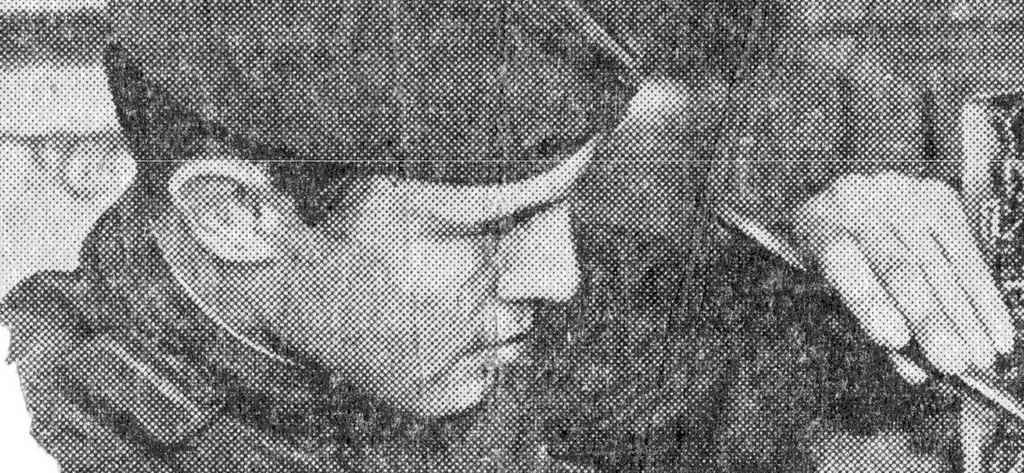
#> input picture Assignment/Tugas/Tugas 3 - Denoising Image/soldier.jpeg, 1024 x 473 px
$ jupyter execute --allow-errors Tugas3.ipynb   (shell and % lines are left out)
#> lines starting #> are read from the running program, lines starting #| are printed output that depends on the picture
[cell 1]
import imageio
import numpy as np
import matplotlib.pyplot as plt
from scipy import fftpack
from matplotlib.colors import LogNorm

[cell 2]
# Citra asli
img = imageio.imread('soldier.jpeg', as_gray=True).astype('float64')/255
#> img: shape (473, 1024) float64; min 0, max 1, mean 0.5

[cell 3]
# Frekuensi spektrum gambar noisy soldier.jpeg
im_fft = fftpack.fft2(img)

[cell 4]
# Mendefinisikan koefisien pecahan dari setiap direksi
keep_fraction = 0.1
im_fft2 = im_fft.copy()

# Atur r dan c ke dalam jumlah baris dan kolom pada array.
r, c = im_fft2.shape
#> r = 473; c = 1024

# Setel semua baris menjadi nol dengan indeks antara r * keep_fraction dan r * (1-keep_fraction)
im_fft2[int(r*keep_fraction):int(r*(1-keep_fraction))] = 0
im_fft2[:, int(c*keep_fraction):int(c*(1-keep_fraction))] = 0

[cell 5]
# Merekonstruksi citra yang telah di-denoised dari spektrum yang difilter
im_new = fftpack.ifft2(im_fft2).real
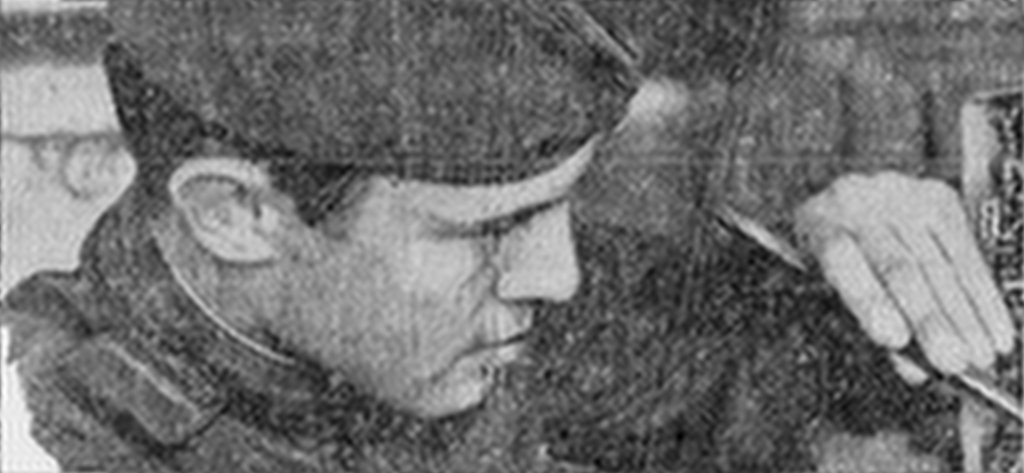
#> im_new: shape (473, 1024) float64; min 0.0447, max 1.08, mean 0.5; drawn with min black and max white

# Menampilkan perbandingan citra asli dan citra yang telah direkonstruksi
fig, ax = plt.subplots(1,2, figsize=(10,10))
ax[0].set_title('Original Image')
#> (the rest of this cell did not finish here and is left out)
